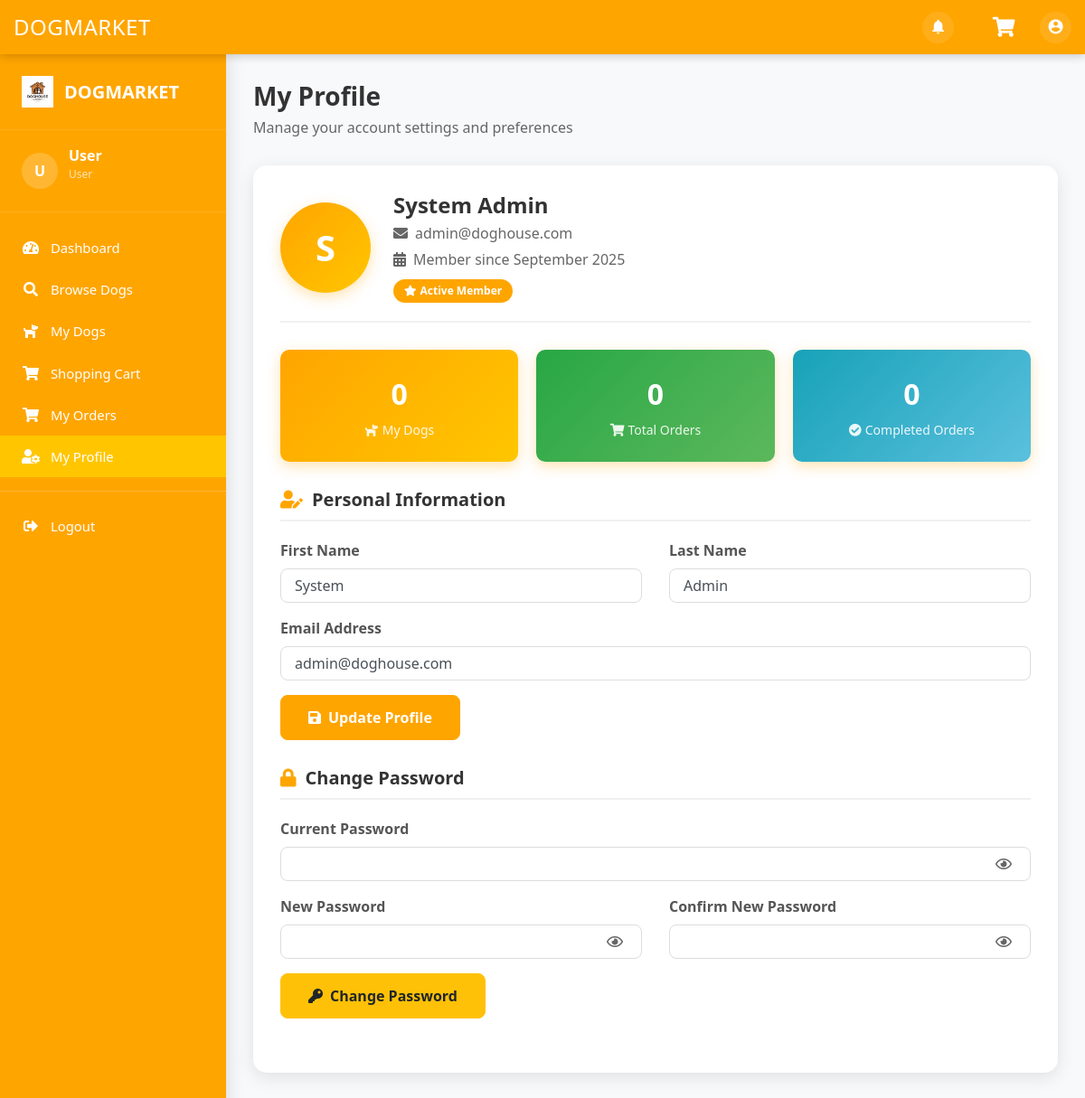
Screenshot of /dog/user/profile.php (signed in) with the database file from the repository.
### tables this page shows
CREATE TABLE `company_info` (
  `id` int(11) NOT NULL,
  `company_name` varchar(150) NOT NULL,
  `address` varchar(255) NOT NULL,
  `city` varchar(100) NOT NULL,
  `postal_code` varchar(20) DEFAULT NULL,
  `phone` varchar(20) NOT NULL,
  `color` varchar(50) DEFAULT NULL,
  `logo` varchar(255) DEFAULT NULL,
  `favicon` varchar(255) DEFAULT NULL,
  `banner_image` varchar(255) DEFAULT NULL,
  `email_general` varchar(150) DEFAULT NULL,
  `email_support` varchar(150) DEFAULT NULL,
  `working_hours` varchar(100) DEFAULT NULL,
  `created_at` timestamp NOT NULL DEFAULT current_timestamp(),
  `font` enum('Arial','Verdana','Helvetica','Tahoma','Trebuchet MS','Times New Roman','Georgia','Garamond','Courier New','Brush Script MT','Lucida Sans','Lucida Console','Palatino Linotype','Book Antiqua','Impact','Comic Sans MS','Segoe UI','Candara','Optima','Calibri','Cambria','Franklin Gothic Medium','Gill Sans','Century Gothic','Perpetua','Rockwell','Baskerville','Didot','Monaco','Geneva') DEFAULT 'Arial'
);

CREATE TABLE `users` (
  `user_id` int(11) NOT NULL,
  `first_name` varchar(50) NOT NULL,
  `last_name` varchar(50) NOT NULL,
  `email` varchar(100) NOT NULL,
  `password` varchar(255) NOT NULL,
  `is_admin` tinyint(1) DEFAULT 0,
  `created_at` timestamp NOT NULL DEFAULT current_timestamp()
);

### dog/user/profile.php (the view, shortened to what this page needs)
<?php
$user_id = $_SESSION['user_id'];
$db_host = 'localhost';
$db_user = 'root';
$db_pass = '';
$db_name = 'doghousemarket';
$conn = new mysqli($db_host, $db_user, $db_pass, $db_name);
$userQuery = "SELECT * FROM users WHERE user_id = $user_id";
$userResult = $conn->query($userQuery);
$user = $userResult->fetch_assoc();
?>
<!DOCTYPE html>
<html lang="en">
<head>
    <link rel="stylesheet" href="https://stackpath.bootstrapcdn.com/bootstrap/4.5.2/css/bootstrap.min.css">
    <link rel="stylesheet" href="https://cdnjs.cloudflare.com/ajax/libs/font-awesome/5.15.1/css/all.min.css">
</head>
<body>
    <?php include 'sidenav.php'; ?>
    <div class="main-content">
        <div class="page-header">
            <h1 class="page-title">My Profile</h1>
            <p class="page-subtitle">Manage your account settings and preferences</p>
        </div>
        <div class="profile-card">
            <div class="profile-header">
                <div class="profile-avatar">
                    <?php echo strtoupper(substr($user['first_name'], 0, 1)); ?>
                </div>
                <div class="profile-info">
                    <h2><?php echo htmlspecialchars($user['first_name'] . ' ' . $user['last_name']); ?></h2>
                    <p><i class="fas fa-envelope mr-2"></i><?php echo htmlspecialchars($user['email']); ?></p>
                    <p><i class="fas fa-calendar-alt mr-2"></i>Member since <?php echo date('F Y', strtotime($user['created_at'])); ?></p>
                    <span class="member-badge"><i class="fas fa-star mr-1"></i>Active Member</span>
                </div>
            </div>
            <div class="stats-grid">
                <div class="stat-card">
                    <div class="stat-value"><?php echo isset($stats['my_dogs']) ? $stats['my_dogs'] : 0; ?></div>
                    <div class="stat-label"><i class="fas fa-dog mr-1"></i>My Dogs</div>
                </div>
                <div class="stat-card">
                    <div class="stat-value"><?php echo isset($stats['total_orders']) ? $stats['total_orders'] : 0; ?></div>
                    <div class="stat-label"><i class="fas fa-shopping-cart mr-1"></i>Total Orders</div>
                </div>
                <div class="stat-card">
                    <div class="stat-value"><?php echo isset($stats['completed_orders']) ? $stats['completed_orders'] : 0; ?></div>
                    <div class="stat-label"><i class="fas fa-check-circle mr-1"></i>Completed Orders</div>
                </div>
            </div>
            <div class="form-section">
                <h3 class="section-title"><i class="fas fa-user-edit"></i>Personal Information</h3>
                <form method="post">
                    <div class="row">
                        <div class="col-md-6">
                            <div class="form-group">
                                <label for="first_name">First Name</label>
                                <input type="text" class="form-control" id="first_name" name="first_name" value="<?php echo htmlspecialchars($user['first_name']); ?>" required>
                            </div>
                        </div>
                        <div class="col-md-6">
                            <div class="form-group">
                                <label for="last_name">Last Name</label>
                                <input type="text" class="form-control" id="last_name" name="last_name" value="<?php echo htmlspecialchars($user['last_name']); ?>" required>
                            </div>
                        </div>
                    </div>
                    <div class="form-group">
                        <label for="email">Email Address</label>
                        <input type="email" class="form-control" id="email" name="email" value="<?php echo htmlspecialchars($user['email']); ?>" required>
                    </div>
                    <button type="submit" name="update_profile" class="btn btn-primary btn-update">
                        <i class="fas fa-save mr-2"></i>Update Profile
                    </button>
                </form>
            </div>
            <div class="form-section">
                <h3 class="section-title"><i class="fas fa-lock"></i>Change Password</h3>
                <form method="post">
                    <div class="form-group position-relative">
                        <label for="current_password">Current Password</label>
                        <input type="password" class="form-control" id="current_password" name="current_password" required>
                        <button type="button" class="password-toggle" onclick="togglePassword('current_password')">
                            <i class="far fa-eye"></i>
                        </button>
                    </div>
                    <div class="row">
                        <div class="col-md-6">
                            <div class="form-group position-relative">
                                <label for="new_password">New Password</label>
                                <input type="password" class="form-control" id="new_password" name="new_password" required>
                                <button type="button" class="password-toggle" onclick="togglePassword('new_password')">
                                    <i class="far fa-eye"></i>
                                </button>
                            </div>
                        </div>
                        <div class="col-md-6">
                            <div class="form-group position-relative">
                                <label for="confirm_password">Confirm New Password</label>
                                <input type="password" class="form-control" id="confirm_password" name="confirm_password" required>
                                <button type="button" class="password-toggle" onclick="togglePassword('confirm_password')">
                                    <i class="far fa-eye"></i>
                                </button>
                            </div>
                        </div>
                    </div>
                    <button type="submit" name="change_password" class="btn btn-warning btn-update">
                        <i class="fas fa-key mr-2"></i>Change Password
                    </button>
                </form>
            </div>
        </div>
    </div>
</body>
</html>

### dog/user/sidenav.php (shortened to what this page needs)
<?php
$username = $_SESSION['username'] ?? 'User';
if (!isset($companyInfo) || empty($companyInfo)) {
    $companyQuery = "SELECT * FROM company_info LIMIT 1";
    $result = mysqli_query($conn, $companyQuery);
    if ($result && mysqli_num_rows($result) > 0) {
        $companyInfo = mysqli_fetch_assoc($result);
    } else {
        $companyInfo = [
            'company_name' => 'Doghouse Market',
            'color' => '#ffa500',
            'logo' => ''
        ];
    }
}
$current_page = basename($_SERVER['PHP_SELF']);
function isActive($page_name) {
    global $current_page;
    return ($current_page == $page_name) ? 'active' : '';
}
$stats = [
    'pending_orders' => 0,
    'my_dogs' => 0,
    'favorites' => 0,
];
$pendingOrdersQuery = "SELECT COUNT(*) as pending FROM orders WHERE user_id = {$_SESSION['user_id']} AND status = 'Pending'";
$pendingResult = mysqli_query($conn, $pendingOrdersQuery);
if ($pendingResult && $row = mysqli_fetch_assoc($pendingResult)) {
    $stats['pending_orders'] = $row['pending'];
}
$myDogsQuery = "SELECT COUNT(*) as count FROM user_dogs WHERE user_id = {$_SESSION['user_id']}";
$myDogsResult = mysqli_query($conn, $myDogsQuery);
if ($myDogsResult && $row = mysqli_fetch_assoc($myDogsResult)) {
    $stats['my_dogs'] = $row['count'];
}
?>
<!DOCTYPE html>
<html lang="en">
<head>
    <link rel="stylesheet" href="https://cdnjs.cloudflare.com/ajax/libs/font-awesome/5.15.1/css/all.min.css">
</head>
<body>
<nav class="top-nav">
    <div class="top-nav-content">
        <h1 class="top-nav-title"><?php echo htmlspecialchars($companyInfo['company_name'] ?? 'Doghouse Market'); ?></h1>
        <div class="top-nav-actions">
            <div class="notification-icon">
                <i class="material-icons">notifications</i>
            </div>
            <a href="cart.php" class="cart-icon" title="Shopping Cart">
                <i class="fas fa-shopping-cart"></i>
            </a>
            <div class="user-profile">
                <i class="material-icons">account_circle</i>
            </div>
        </div>
    </div>
</nav>
<nav class="sidebar" id="sidebar">
    <div class="sidebar-header">
        <?php if (!empty($companyInfo['logo'])): ?>
            <img src="../<?php echo htmlspecialchars($companyInfo['logo']); ?>" alt="Logo" class="sidebar-logo">
        <?php else: ?>
            <i class="fas fa-paw me-2"></i>
        <?php endif; ?>
        <h5 class="sidebar-brand"><?php echo htmlspecialchars($companyInfo['company_name'] ?? 'Doghouse Market'); ?></h5>
    </div>
    <div class="sidebar-user">
        <div class="sidebar-user-img">
            <?php echo strtoupper(substr($username, 0, 1)); ?>
        </div>
        <div class="sidebar-user-details">
            <p class="sidebar-user-name"><?php echo htmlspecialchars($username); ?></p>
            <p class="sidebar-user-role">User</p>
        </div>
    </div>
    <ul class="sidebar-nav list-unstyled">
        <li class="sidebar-item">
            <a href="dashboard.php" class="sidebar-link <?php echo isActive('dashboard.php'); ?>">
                <i class="fas fa-tachometer-alt"></i>
                <span>Dashboard</span>
            </a>
        </li>
        <li class="sidebar-item">
            <a href="browse_dogs.php" class="sidebar-link <?php echo isActive('browse_dogs.php'); ?>">
                <i class="fas fa-search"></i>
                <span>Browse Dogs</span>
            </a>
        </li>
        <li class="sidebar-item">
            <a href="my_dogs.php" class="sidebar-link <?php echo isActive('my_dogs.php'); ?>">
                <i class="fas fa-dog"></i>
                <span>My Dogs</span>
            </a>
        </li>
        <li class="sidebar-item">
            <a href="cart.php" class="sidebar-link <?php echo isActive('cart.php'); ?>">
                <i class="fas fa-shopping-cart"></i>
                <span>Shopping Cart</span>
            </a>
        </li>
        <li class="sidebar-item">
            <a href="my_orders.php" class="sidebar-link <?php echo isActive('my_orders.php'); ?>">
                <i class="fas fa-shopping-cart"></i>
                <span>My Orders</span>
            </a>
        </li>
        <li class="sidebar-item">
            <a href="profile.php" class="sidebar-link <?php echo isActive('profile.php'); ?>">
                <i class="fas fa-user-cog"></i>
                <span>My Profile</span>
            </a>
        </li>
        <li class="sidebar-section">
            <hr style="border-color: rgba(255,255,255,0.2); margin: 15px 0;">
        </li>
        <li class="sidebar-item">
            <a href="../logout.php" class="sidebar-link" onclick="return confirm('Are you sure you want to logout?');">
                <i class="fas fa-sign-out-alt"></i>
                <span>Logout</span>
            </a>
        </li>
    </ul>
</nav>
</body>
</html>

### dog/user/profile.php (style rules this page uses)
:root { --theme-color: #ffa500; --theme-color-light: #ffb733; --theme-color-dark: #e69400; }
body { background-color: #f8f9fa; font-family: 'Segoe UI', Tahoma, Geneva, Verdana, sans-serif; }
.main-content { margin-left: 250px; margin-top: 60px; padding: 30px; min-height: calc(100vh - 60px); }
.page-header { margin-bottom: 30px; }
.page-title { font-size: 28px; font-weight: 700; color: #333; margin-bottom: 5px; }
.page-subtitle { color: #666; font-size: 16px; }
.profile-card { background: white; border-radius: 15px; box-shadow: 0 5px 20px rgba(0,0,0,0.1); padding: 30px; margin-bottom: 30px; }
.profile-header { display: flex; align-items: center; padding-bottom: 20px; border-bottom: 2px solid #f0f0f0; margin-bottom: 30px; }
.profile-avatar { width: 100px; height: 100px; border-radius: 50%; background: linear-gradient(135deg, var(--theme-color), var(--theme-color-light)); display: flex; align-items: center; justify-content: center; font-size: 40px; font-weight: 700; color: white; margin-right: 25px; box-shadow: 0 5px 15px rgba(255, 165, 0, 0.3); }
.profile-info h2 { font-size: 24px; font-weight: 700; margin-bottom: 5px; color: #333; }
.profile-info p { color: #666; margin-bottom: 5px; }
.member-badge { display: inline-block; background-color: var(--theme-color); color: white; padding: 4px 12px; border-radius: 15px; font-size: 12px; font-weight: 600; margin-top: 5px; }
.stats-grid { display: grid; grid-template-columns: repeat(auto-fit, minmax(200px, 1fr)); gap: 20px; margin-bottom: 30px; }
.stat-card { background: linear-gradient(135deg, var(--theme-color), var(--theme-color-light)); padding: 25px; border-radius: 10px; color: white; text-align: center; box-shadow: 0 5px 15px rgba(255, 165, 0, 0.3); transition: transform 0.3s ease; }
.stat-value { font-size: 32px; font-weight: 700; margin-bottom: 5px; }
.stat-label { font-size: 14px; opacity: 0.9; }
.stat-card:nth-child(2) { background: linear-gradient(135deg, #28a745, #5cb85c); }
.stat-card:nth-child(3) { background: linear-gradient(135deg, #17a2b8, #5bc0de); }
.form-section { margin-bottom: 30px; }
.section-title { font-size: 20px; font-weight: 700; color: #333; margin-bottom: 20px; padding-bottom: 10px; border-bottom: 2px solid #f0f0f0; display: flex; align-items: center; }
.section-title i { margin-right: 10px; color: var(--theme-color); }
.form-group label { font-weight: 600; color: #555; margin-bottom: 8px; }
.form-control { border-radius: 8px; border: 1px solid #ddd; padding: 12px 15px; transition: all 0.3s ease; }
.btn-update { padding: 12px 30px; font-weight: 600; border-radius: 8px; transition: all 0.3s ease; }
.btn-primary { background-color: var(--theme-color); border-color: var(--theme-color); }
.password-toggle { position: absolute; right: 15px; top: 38px; border: none; background: none; color: #666; cursor: pointer; }

### rows the page displays
company_info: company_name "DOGMARKET", logo (picture)
users: first_name "S", first_name+last_name "System Admin", email "admin@doghouse.com", created_at "September 2025", first_name "System", last_name "Admin"

### other values shown
substr($username, 0, 1) "U"
$username "User"
$stats['my_dogs'] "0"
